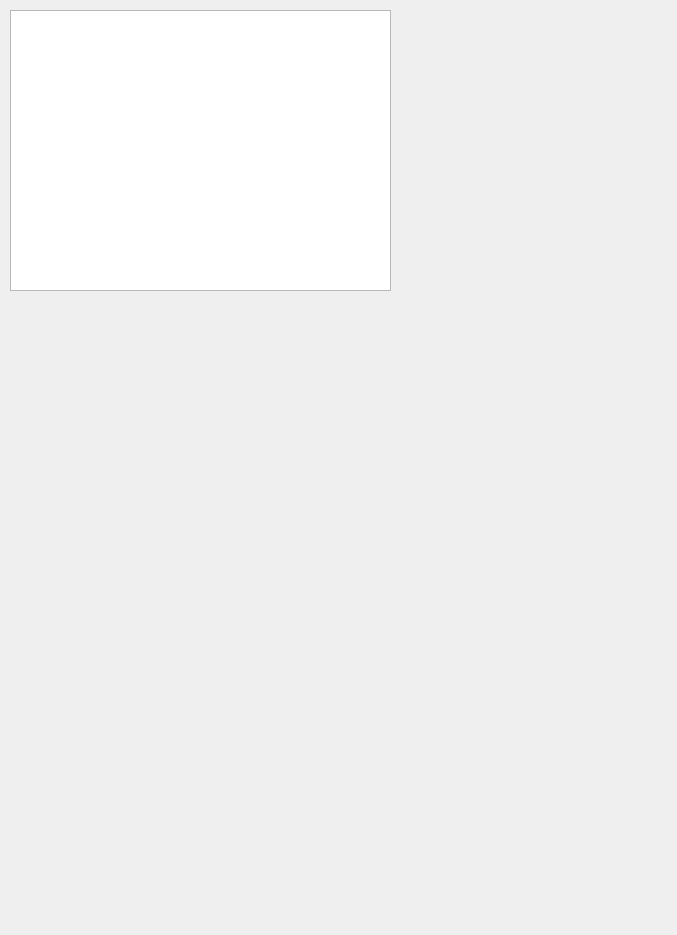
<?xml version="1.0" encoding="UTF-8"?>
<ui version="4.0">
 <class>Preview</class>
 <widget class="QWidget" name="Preview">
  <property name="geometry">
   <rect>
    <x>0</x>
    <y>0</y>
    <width>677</width>
    <height>935</height>
   </rect>
  </property>
  <property name="acceptDrops">
   <bool>true</bool>
  </property>
  <property name="windowTitle">
   <string>Preview</string>
  </property>
  <property name="styleSheet">
   <string notr="true"/>
  </property>
  <widget class="QGraphicsView" name="graphicsView">
   <property name="geometry">
    <rect>
     <x>10</x>
     <y>10</y>
     <width>381</width>
     <height>281</height>
    </rect>
   </property>
   <property name="mouseTracking">
    <bool>true</bool>
   </property>
   <property name="verticalScrollBarPolicy">
    <enum>Qt::ScrollBarAlwaysOff</enum>
   </property>
   <property name="horizontalScrollBarPolicy">
    <enum>Qt::ScrollBarAlwaysOff</enum>
   </property>
   <property name="resizeAnchor">
    <enum>QGraphicsView::AnchorUnderMouse</enum>
   </property>
  </widget>
 </widget>
 <resources/>
 <connections/>
</ui>
